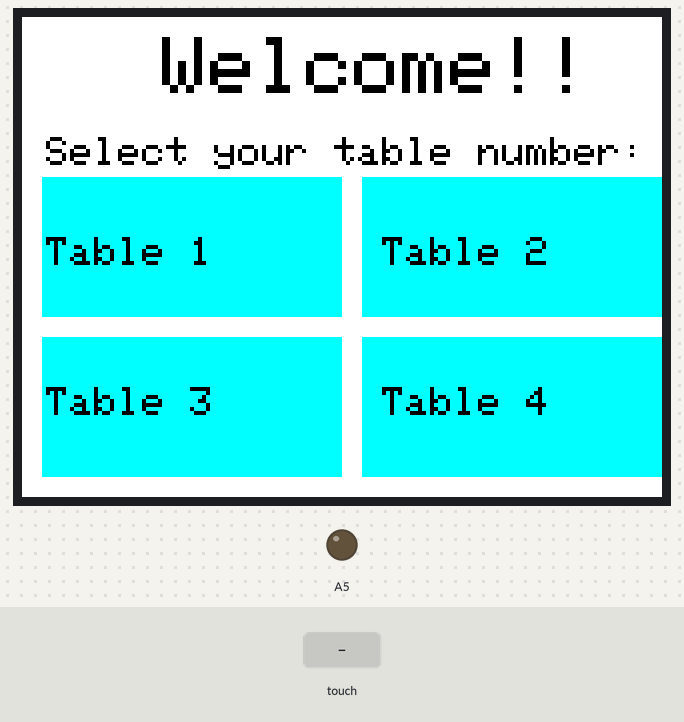
A sketch run on a simulated Arduino Uno, built with avr-gcc and run on an emulated ATmega328P. Parts: 320×240 colour display, output pins drawn as LEDs (lit = HIGH). The test bench sets the inputs (shaded band). No radio packets arrive unless stated; what the sketch prints to the serial monitor is not drawn.

Above: at 3.6 s.
3.7 s: touch panel pressed at 13 % / 10 % of its raw x / y range
At 4.7 s:
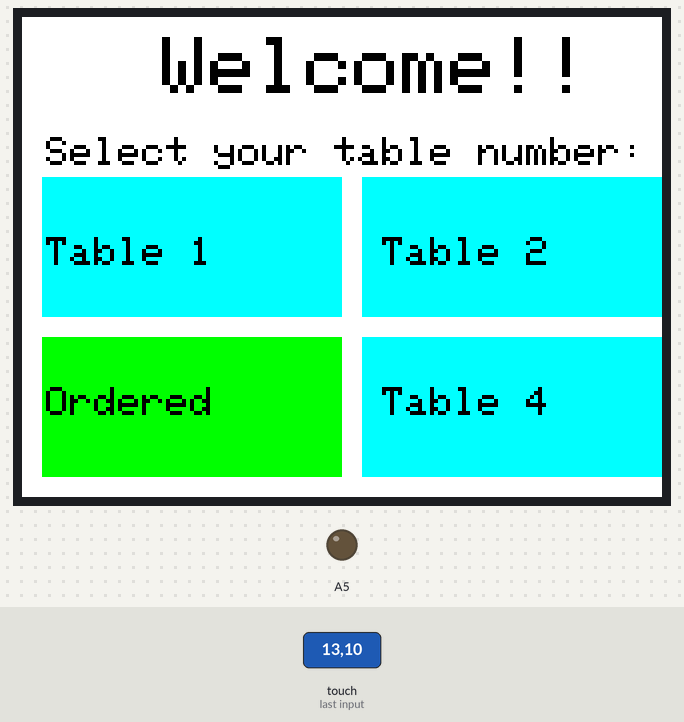
At 6.1 s:
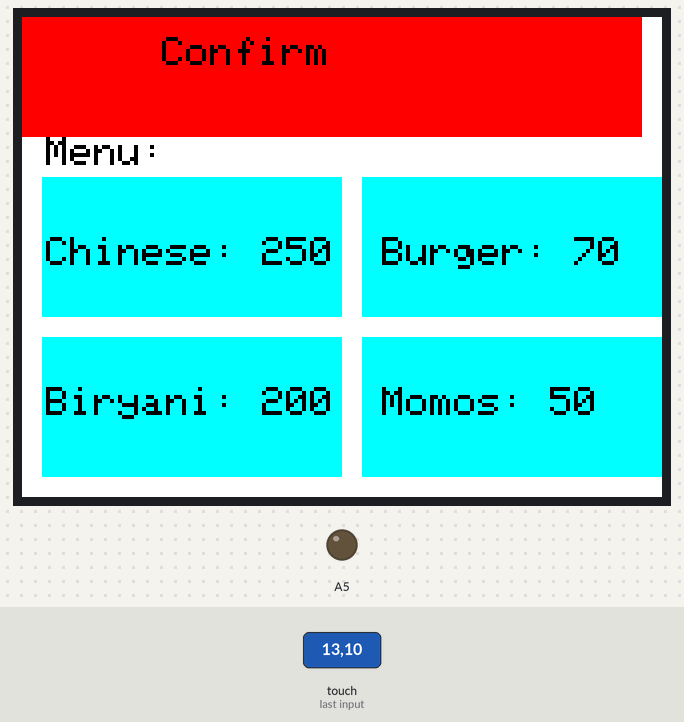
6.6 s: touch panel pressed at 62 % / 70 % of its raw x / y range
At 9.4 s:
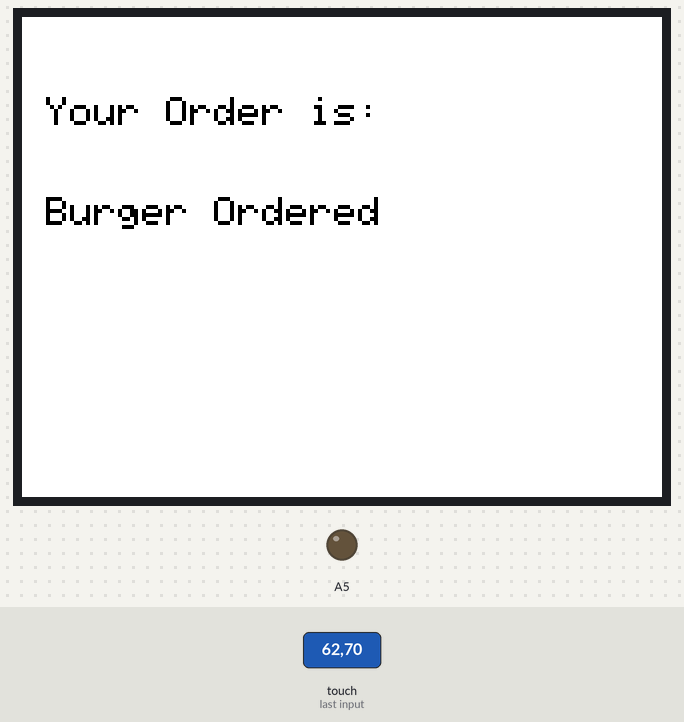
Timing chart, 0 to 10.9 s (numbered marks = the images above; inputs shaded):
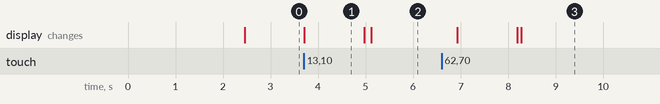

Measured:
- after the input at 3.7 s, the display: changes at once (image 1)
- after the input at 6.6 s, the display: first changes after 0.33 s (image 3 shows a later state)
- what the display in image 1 shows lasts 1.3 s, from 3.7 s to 5.0 s

The sketch:

TFT_TX.ino
```cpp
#include <Adafruit_GFX.h>
#include <Adafruit_TFTLCD.h>
#include <TouchScreen.h>
#include <RH_ASK.h>
#include <SPI.h>
RH_ASK driver;
RH_ASK radio(2000, 11, 12);

#define LCD_CS A3
#define LCD_CD A2
#define LCD_WR A1
#define LCD_RD A0
#define LCD_RESET A4

#define  BLACK   0x0000
#define BLUE    0x001F
#define RED     0xF800
#define GREEN   0x07E0
#define CYAN    0x07FF
#define MAGENTA 0xF81F
#define YELLOW  0xFFE0
#define WHITE   0xFFFF

#define YP A1
#define XM A2
#define YM 7
#define XP 6

#define TS_MINX 940
#define TS_MINY 160
#define TS_MAXX 160
#define TS_MAXY 970

TouchScreen ts = TouchScreen(XP, YP, XM, YM, 300);
Adafruit_TFTLCD tft(LCD_CS, LCD_CD, LCD_WR, LCD_RD, LCD_RESET);

#define BOXSIZE 40
#define PENRADIUS 3

#define MINPRESSURE 10
#define MAXPRESSURE 1000

#define NUM_STRINGS 10
int i, j, a, b = 0;
char *arr[NUM_STRINGS];

bool change = 0;
bool touch = 0;
void setup()
{
  Serial.begin(9600);
  if (!radio.init())
  {
    Serial.println("Radio module failed to initialize");
  }
  pinMode(A5, OUTPUT);
  digitalWrite(A5, LOW);
  tft.reset();
  tft.begin(0x9325);
  tft.setRotation(3);
  tft.setTextColor(BLACK);
  tft.setTextSize(4);
  tft.fillScreen(WHITE);
  //tft.fillRect(170, 80, 150, 70, GREEN); // Burger
  tft.setCursor(40,90);
  tft.println("Welcome to  Buddies Resto");
  delay(2100);
  tft.fillScreen(WHITE);

  tft.setCursor(70, 10);
  tft.println("Welcome!!");
  tft.setTextSize(2);
  tft.setCursor(12,60);
  tft.println("Select your table number: ");
  digitalWrite(A5, LOW);
  tft.fillRect(10, 80, 150, 70, CYAN);  // Table 1
  tft.setCursor(12, 110);
  tft.println("Table 1");
  tft.fillRect(170, 80, 150, 70, CYAN); // Table 2
  tft.setCursor(180,110);
  tft.println("Table 2");
  tft.fillRect(10, 160, 150, 70, CYAN);// Table 3
  tft.setCursor(12,185);
  tft.println("Table 3");
  tft.fillRect(170, 160, 150, 70, CYAN); // Table 4
  tft.setCursor(180,185);
  tft.println("Table 4");
}

//TSPoint p = ts.getPoint();


void loop() {

// Loops for displaying table number
  TSPoint p = ts.getPoint();
  pinMode(XM, OUTPUT);
  pinMode(YP, OUTPUT);
  if (p.z > MINPRESSURE && p.z < MAXPRESSURE)
  {
    p.x = map(p.x, TS_MINX, TS_MAXX, tft.width(), 0);
    p.y = map(p.y, TS_MINY, TS_MAXY, tft.height(), 0);
    const char *msg;
    while ((p.x > 0 && p.x < 170) && (p.y > 80 && p.y < 170)) {   // Table 1
    change = 0;
    touch = !touch;
    msg = "Table 1 has ordered             ";
    touch = 1;
    tft.fillRect(10, 80, 150, 70, GREEN);
    tft.setCursor(12, 110);
    tft.println("Ordered");
    change = 1;
    radio.send((uint8_t*)msg, strlen(msg));    // Wait until the data has been sent
    radio.waitPacketSent();                    // Delay since we dont want to send a trillion packets
    delay(1000);                               // Also inform the serial port that we are done!
    Serial.println("Data Sent");
    delay(200);
      break;
    }
    while ((p.x > 170 && p.x < 310) && (p.y > 80 && p.y < 200))   // Table 2
    {
      change = 0;
      touch = !touch;
      msg = "Table 2 has ordered             ";
      touch = 1;
      tft.fillRect(170, 80, 150, 70, GREEN); // Burger
      tft.setCursor(180,110);
      tft.println("Ordered");
      change = 1;
      radio.send((uint8_t*)msg, strlen(msg));       // Wait until the data has been sent
      radio.waitPacketSent();                       // Delay since we dont want to send a trillion packets
      delay(1000);                                 // Also inform the serial port that we are done!
      Serial.println("Data Sent");
      delay(200);
      break;
    }
    while ((p.x > 0 && p.x < 170) && (p.y > 200 && p.y < 239))   // Table 3
    {
      change = 0;
      touch = !touch;
      msg = "Table 3 has ordered             ";
      touch = 1;
      tft.fillRect(10, 160, 150, 70, GREEN);// Biryani
      tft.setCursor(12,185);
      tft.println("Ordered");
      change = 1;
      radio.send((uint8_t*)msg, strlen(msg));       // Wait until the data has been sent
      radio.waitPacketSent();                       // Delay since we dont want to send a trillion packets
      delay(1000);                                  // Also inform the serial port that we are done!
      Serial.println("Data Sent");
      delay(200);
      break;
    }
    while ((p.x > 170 && p.x < 310) && (p.y > 200 && p.y < 239))   // Table 4
    {
      change = 0;
      touch = !touch;
      msg = "Table 4 has ordered             ";
      touch = 1;
      tft.fillRect(170, 160, 150, 70, GREEN); // Momos
      tft.setCursor(180,185);
      tft.println("Ordered");
      change = 1;
      radio.send((uint8_t*)msg, strlen(msg));       // Wait until the data has been sent
      radio.waitPacketSent();                       // Delay since we dont want to send a trillion packets
      delay(1000);                                  // Also inform the serial port that we are done!
      Serial.println("Data Sent");
      delay(200);
      break;
    }
    if (touch = 1)
    {
      setup2();
    }
    setup();
  }
}

void setup2()
{
  tft.fillScreen(WHITE);
  tft.fillRect(0, 0, 310, 60, RED); // Confirm
  tft.setCursor(70, 10);
  tft.println("Confirm");
  tft.setTextSize(2);
  tft.setCursor(12,60);
  tft.println("Menu: ");
  digitalWrite(A5, LOW);
  tft.fillRect(10, 80, 150, 70, CYAN);  // Chinese
  tft.setCursor(12, 110);
  tft.println("Chinese: 250");
  tft.fillRect(170, 80, 150, 70, CYAN); // Burger
  tft.setCursor(180,110);
  tft.println("Burger: 70");
  tft.fillRect(10, 160, 150, 70, CYAN);// Biryani
  tft.setCursor(12,185);
  tft.println("Biryani: 200");
  tft.fillRect(170, 160, 150, 70, CYAN); // Momos
  tft.setCursor(180,185);
  tft.println("Momos: 50");
  delay(200);
  item();
}

void item () {

  TSPoint p = ts.getPoint();
  pinMode(XM, OUTPUT);
  pinMode(YP, OUTPUT);
  delay(200);
  if (p.z > MINPRESSURE && p.z < MAXPRESSURE)
  {
    p.x = map(p.x, TS_MINX, TS_MAXX, tft.width(), 0);
    p.y = map(p.y, TS_MINY, TS_MAXY, tft.height(), 0);
    while ((p.x > 0 && p.x < 170) && (p.y > 130 && p.y < 200))  //Chinese loop
    {
      change = 0;
      touch = !touch;
      char item = "Chinese";
      tft.fillRect(10, 80, 150, 70, GREEN);
      tft.setCursor(12, 110);
      tft.println("Ordered");
      change = 1;
      arr[i] = "Chinese Ordered                 ";
      i++;
      break;
    }

    while ((p.x > 170 && p.x < 310) && (p.y > 80 && p.y < 200))   //Burger loop
    {
      change = 0;
      touch = !touch;
      tft.fillRect(170, 80, 150, 70, GREEN); // Burger
      tft.setCursor(180,110);
      tft.println("Ordered");
      change = 1;
      arr[i] = "Burger Ordered                  ";
      i++;
      break;
    }

    while ((p.x > 0 && p.x < 170) && (p.y > 200 && p.y < 239))   //Biryani loop
    {
      change = 0;
      touch = !touch;
      tft.fillRect(10, 160, 150, 70, GREEN);// Biryani
      tft.setCursor(12,185);
      tft.println("Ordered");
      change = 1;
      arr[i] = "Biryani Ordered                 ";
      i++;
      break;
    }

    while ((p.x > 250 && p.x < 310) && (p.y > 200 && p.y < 239))   //Momos loop
    {
      change = 0;
      touch = !touch;
      tft.fillRect(170, 160, 150, 70, GREEN); // Momos
      tft.setCursor(180,185);
      tft.println("Ordered");
      change = 1;
      arr[i] = "Momos Ordered                   ";
      i++;
      break;
    }

    while ((p.x > 0 && p.x < 360) && (p.y > 0 && p.y < 130))  //Confirm loop
    {
      change = 0;
      touch = !touch;
      tft.setCursor(70, 10);
      tft.println("Confirmed");
      change = 1;

      for(j=0; j<i; j++)
      {
        radio.send((uint8_t*)arr[j], strlen(arr[j]));    // Wait until the data has been sent
        radio.waitPacketSent();                          // Delay since we dont want to send a trillion packets
        delay(1000);                                     // Also inform the serial port that we are done!
        Serial.println("Data Sent");
        delay(200);
      }
      tft.fillScreen(WHITE);
      a = 12, b = 90;
      tft.setTextSize(2);
      tft.setCursor(12,40);
      tft.println("Your Order is: ");
      for(j=0; j<i; j++) {
        tft.setCursor(a, b);
        tft.println(arr[j]);
        b+=20;
      }
      delay(9000);
      return 0;
    }
  }
    item();
  return 0;
}
```
